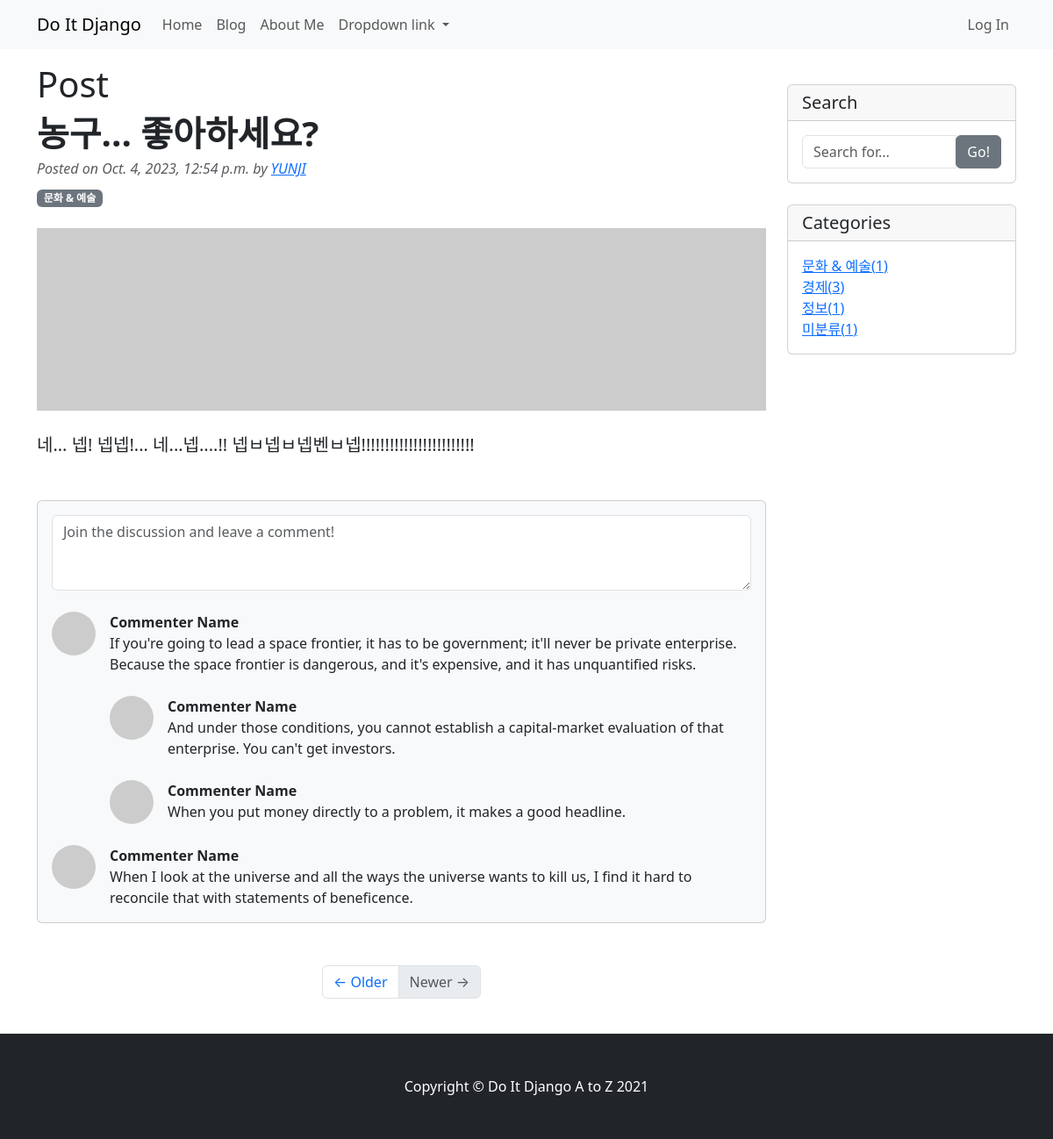
The app's page /blog/4/ with its own data.
### blog/models.py (models this page shows, shortened)
class Post(models.Model):
    title = models.CharField(max_length=30)
    content = models.TextField()
    head_image = models.ImageField(upload_to='blog/images/%Y/%m/%d/', blank=True)
    file_upload = models.FileField(upload_to='blog/files/%Y/%m/%d/', blank=True)
    created_at = models.DateTimeField(auto_now_add=True)
    update_at = models.DateTimeField(auto_now=True)
    author = models.ForeignKey(User, null=True, on_delete=models.SET_NULL)
    category = models.ForeignKey(Category, null=True, blank=True, on_delete=models.SET_NULL)
    tag = models.ManyToManyField(Tag, blank=True)

class Category(models.Model):
    name = models.CharField(max_length=50, unique=True)
    slug = models.SlugField(max_length=200, unique=True, allow_unicode=True)
    def __str__(self):
        return self.name
    def get_absolute_url(self):
        return f'/blog/category/{self.slug}'

### blog/views.py (the view)
# urls.py: path('<int:pk>/', views.PostDetail.as_view()),
class PostDetail(DetailView):
    model = Post
    def get_context_data(self, **kwargs):
        context = super(PostDetail, self).get_context_data()
        context['categories'] = Category.objects.all()
        context['no_category_post_count'] = Post.objects.filter(category=None).count()
        return context

### blog/templates/blog/post_detail.html (shortened to what this page needs)
{% extends 'blog/base.html' %}
{% block main_area %}
        <h1>Post</h1>
                    <article>
                        <header class="mb-4">
                            <h1 class="fw-bolder mb-1">{{ post.title }}</h1>
                            <div class="text-muted fst-italic mb-2">Posted on {{ post.created_at }} by <a href="#"> {{ post.author | upper }} </a></div>
                            {% if post.category %}
                            <span class="badge bg-secondary">{{ post.category }}</span>
                            {% else %}
                            <span class="badge bg-secondary">미분류</span>
                            {% endif %}
                        </header>
                        <figure class="mb-4">
                            {% if post.head_image %}
                            <img class="card-img-top" src="{{ post.head_image.url }}" alt="{{ post }} head im-age">
                            {% else %}
                            <img class="card-img-top" src="https://picsum.photos/seed/{{ post.id }}/800/200" alt="random_image">
                            {% endif %}
                        </figure>
                        <section class="mb-5">
                            <p class="fs-5 mb-4">{{ post.content }}</p>
                        </section>
                    </article>
                    <section class="mb-5">
                        <div class="card bg-light">
                            <div class="card-body">
                                <form class="mb-4"><textarea class="form-control" rows="3" placeholder="Join the discussion and leave a comment!"></textarea></form>
                                <div class="d-flex mb-4">
                                    <div class="flex-shrink-0"><img class="rounded-circle" src="https://dummyimage.com/50x50/ced4da/6c757d.jpg" alt="..." /></div>
                                    <div class="ms-3">
                                        <div class="fw-bold">Commenter Name</div>
                                        If you're going to lead a space frontier, it has to be government; it'll never be private enterprise. Because the space frontier is dangerous, and it's expensive, and it has unquantified risks.
                                        <div class="d-flex mt-4">
                                            <div class="flex-shrink-0"><img class="rounded-circle" src="https://dummyimage.com/50x50/ced4da/6c757d.jpg" alt="..." /></div>
                                            <div class="ms-3">
                                                <div class="fw-bold">Commenter Name</div>
                                                And under those conditions, you cannot establish a capital-market evaluation of that enterprise. You can't get investors.
                                            </div>
                                        </div>
                                        <div class="d-flex mt-4">
                                            <div class="flex-shrink-0"><img class="rounded-circle" src="https://dummyimage.com/50x50/ced4da/6c757d.jpg" alt="..." /></div>
                                            <div class="ms-3">
                                                <div class="fw-bold">Commenter Name</div>
                                                When you put money directly to a problem, it makes a good headline.
                                            </div>
                                        </div>
                                    </div>
                                </div>
                                <div class="d-flex">
                                    <div class="flex-shrink-0"><img class="rounded-circle" src="https://dummyimage.com/50x50/ced4da/6c757d.jpg" alt="..." /></div>
                                    <div class="ms-3">
                                        <div class="fw-bold">Commenter Name</div>
                                        When I look at the universe and all the ways the universe wants to kill us, I find it hard to reconcile that with statements of beneficence.
                                    </div>
                                </div>
                            </div>
                        </div>
                    </section>
{% endblock %}

### blog/templates/blog/base.html (shortened to what this page needs)
<!DOCTYPE html>
{% load static %}
<html>
<head>
    <title>Blog</title><link href="{% static 'blog/bootstrap/bootstrap.min.css' %}" rel="stylesheet" media="screen">
</head>
<body>
    {% include 'blog/navbar.html' %}
    <div class="container my-3">
        <div class="row">
            <div class="col-md-8 col-lg-9" id="main-area">
                {% block main_area %}
                {% endblock %}
                <ul class="pagination justify-content-center mb-4">
                    <li class="page-item">
                        <a class="page-link" href="#">&larr; Older</a>
                    </li>
                    <li class="page-item disabled">
                        <a class="page-link" href="#">Newer &rarr;</a>
                    </li>
                </ul>
            </div>
            <div class="col-md-4 col-lg-3">
                <div class="card my-4">
                    <h5 class="card-header">Search</h5>
                    <div class="card-body">
                        <div class="input-group">
                            <input type="text" class="form-control" placeholder="Search for...">
                            <span class="input-group-btn">
                                <button class="btn btn-secondary" type="button">Go!</button>
                            </span>
                        </div>
                    </div>
                </div>
                <div class="card my-4">
                    <h5 class="card-header">Categories</h5>
                    <div class="card-body">
                        <div class="row">
                            <div class="col-lg-6">
                                <ul class="list-unstyled mb-0">
                                    {% for category in categories %}
                                    <li>
                                        <a href="{{ category.get_absolute_url }}">{{ category }}({{ category.post_set.count }})</a>
                                    </li>
                                    {% endfor %}
                                    <li>
                                        <a href="/blog/category/no_category/">미분류({{ no_category_post_count }})</a>
                                    </li>
                                </ul>
                            </div>
                        </div>
                    </div>
                </div>
            </div>
        </div>
    </div>
    {% include 'blog/footer.html' %}
</body>
</html>

### records on screen
Post: title "농구... 좋아하세요?", created_at "Oct. 4, 2023, 12:54 p.m.", author "YUNJI", category "문화 & 예술", content "네... 넵! 넵넵!... 네...넵....!! 넵ㅂ넵ㅂ넵벤ㅂ넵!!!!!!!!!!!!!!!!!!!!!!!!"
Category: name "문화 & 예술", post_set.count "1"
Category: name "경제", post_set.count "3"
Category: name "정보", post_set.count "1"

### other values on screen
{{ no_category_post_count }} "1"
